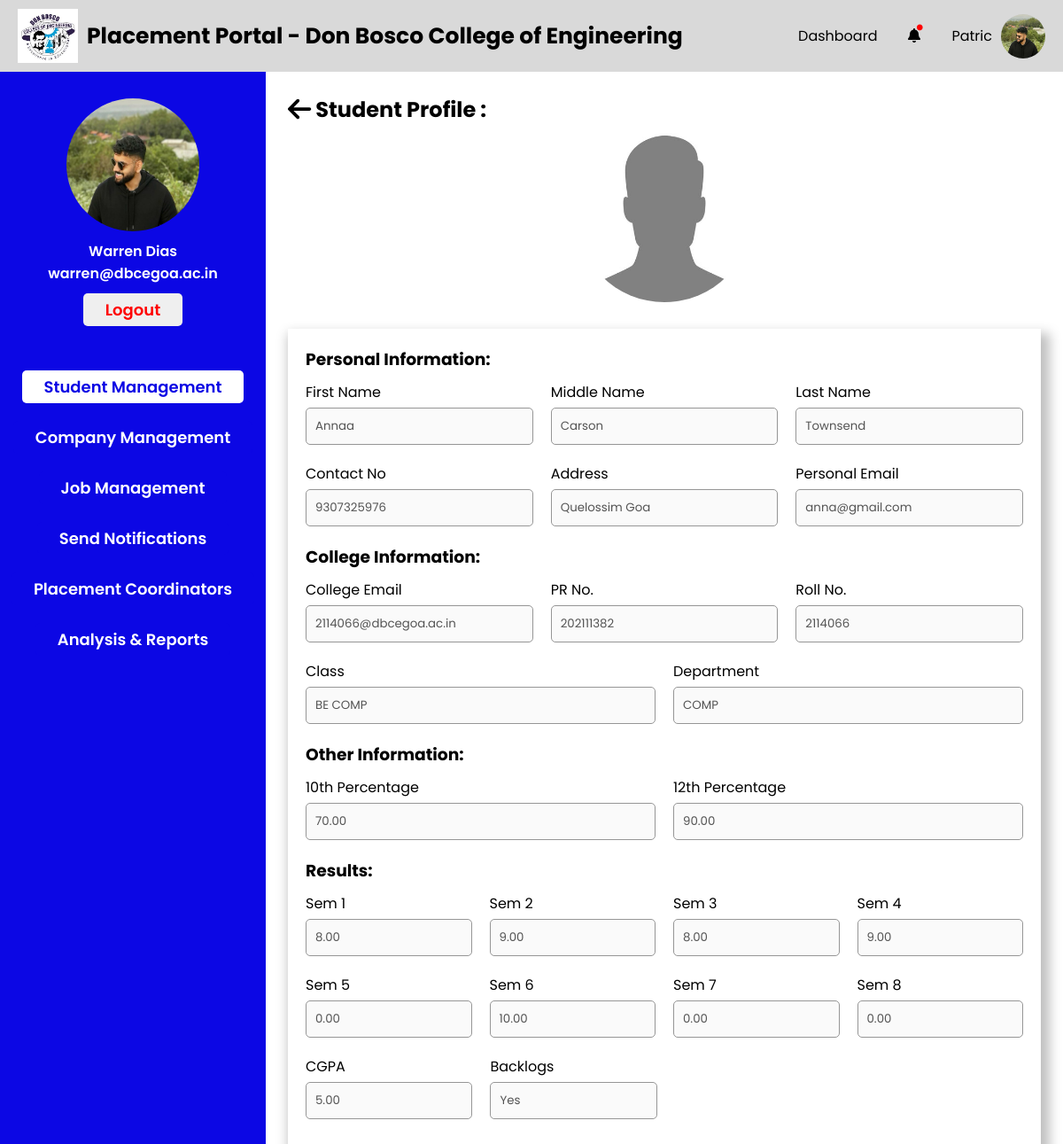
The app's page /PlacementCoordinator/student-management-view-student.php?semail=2114066@dbcegoa.ac.in (signed in) with its own data.
### tables this page shows
CREATE TABLE `placementcoordinator` (
  `PC_Email` varchar(255) NOT NULL,
  `PC_Fname` varchar(255) NOT NULL,
  `PC_Mname` varchar(255) NOT NULL,
  `PC_Lname` varchar(255) NOT NULL,
  `PC_Password` varchar(255) NOT NULL,
  `PC_Contact_no` varchar(20) NOT NULL,
  `PC_Profile_pic` varchar(255) NOT NULL,
  `PC_Dept_id` int(11) DEFAULT NULL,
  `PC_Status` enum('active','inactive') NOT NULL DEFAULT 'active'
);

CREATE TABLE `student` (
  `S_College_Email` varchar(255) NOT NULL,
  `S_Fname` varchar(255) NOT NULL,
  `S_Mname` varchar(255) NOT NULL,
  `S_Lname` varchar(255) NOT NULL,
  `S_Personal_Email` varchar(255) NOT NULL,
  `S_Address` text NOT NULL,
  `S_Phone_no` varchar(20) NOT NULL,
  `S_Roll_no` varchar(50) NOT NULL,
  `S_PR_No` varchar(50) NOT NULL,
  `S_10th_Perc` decimal(5,2) NOT NULL,
  `S_12th_Perc` decimal(5,2) NOT NULL,
  `S_Password` varchar(255) NOT NULL,
  `S_Resume` varchar(255) NOT NULL,
  `S_Profile_pic` varchar(255) NOT NULL,
  `S_10th_marksheet` varchar(255) NOT NULL,
  `S_12th_marksheet` varchar(255) NOT NULL,
  `S_Class_id` int(11) DEFAULT NULL,
  `S_Year_of_Admission` year(4) NOT NULL,
  `Gender` varchar(1) NOT NULL,
  `PLACED` varchar(10) NOT NULL DEFAULT 'No',
  `registration_complete` tinyint(4) NOT NULL DEFAULT 0
);

CREATE TABLE `class` (
  `Class_id` int(11) NOT NULL,
  `Class_name` varchar(255) NOT NULL,
  `Dept_id` int(11) DEFAULT NULL
);

CREATE TABLE `department` (
  `Dept_id` int(11) NOT NULL,
  `Dept_name` varchar(255) NOT NULL
);

CREATE TABLE `result` (
  `S_College_Email` varchar(255) NOT NULL,
  `Sem1_SGPA` decimal(4,2) NOT NULL DEFAULT 0.00,
  `Sem2_SGPA` decimal(4,2) NOT NULL DEFAULT 0.00,
  `Sem3_SGPA` decimal(4,2) NOT NULL DEFAULT 0.00,
  `Sem4_SGPA` decimal(4,2) NOT NULL DEFAULT 0.00,
  `Sem5_SGPA` decimal(4,2) NOT NULL DEFAULT 0.00,
  `Sem6_SGPA` decimal(4,2) NOT NULL DEFAULT 0.00,
  `Sem7_SGPA` decimal(4,2) NOT NULL DEFAULT 0.00,
  `Sem8_SGPA` decimal(4,2) NOT NULL DEFAULT 0.00,
  `CGPA` decimal(4,2) NOT NULL DEFAULT 0.00,
  `has_backlogs` tinyint(1) DEFAULT 0
);

### PlacementCoordinator/student-management-view-student.php (the view, shortened to what this page needs)
<?php
global $conn;
if (isset($_SESSION["user_type"]) && isset($_SESSION["user_email"])) {
    $fetchStudentQuery = "SELECT S.S_10th_marksheet as marksheet_10, S.S_12th_marksheet as marksheet_12, S.S_10th_Perc as percentage_10, S.S_12th_Perc as percentage_12, S.S_Address as address, S.S_College_Email as cemail, S.S_Fname as fname, S.S_Lname as lname, S.S_Mname as mname, S.S_Personal_Email as pemail, S.S_Phone_no as phoneno, S.S_PR_No as prno, S.S_Resume as resume, S.S_Roll_no as rollno, S.S_Year_of_Admission as yoa, C.Class_name as class, D.Dept_name as department, S.S_Profile_pic as image, R.Sem1_SGPA as sem1, R.Sem2_SGPA as sem2, R.Sem3_SGPA as sem3,R.Sem4_SGPA as sem4,R.Sem5_SGPA as sem5,R.Sem6_SGPA as sem6,R.Sem7_SGPA as sem7,R.Sem8_SGPA as sem8,R.CGPA as cgpa,R.has_backlogs as backs FROM student S INNER JOIN class as C ON C.Class_id = S.S_Class_id INNER JOIN department as D ON D.Dept_id = C.Dept_id INNER JOIN result as R ON R.S_College_Email = S.S_College_Email WHERE S.S_College_Email = ?;";
    $fetchStudent = $conn->prepare($fetchStudentQuery);
    $fetchStudent->bind_param("s",$_GET["semail"]);
    $fetchStudent->execute();
    $result = $fetchStudent->get_result();
    if ($result->num_rows > 0) {
        $StudentInfo = $result->fetch_assoc();
        $StudentFName = htmlspecialchars($StudentInfo['fname']);
        $StudentMName = htmlspecialchars($StudentInfo['mname']);
        $StudentLName = htmlspecialchars($StudentInfo['lname']);
        $StudentAddress = htmlspecialchars($StudentInfo['address']);
        $StudentPercentage_10 = htmlspecialchars($StudentInfo['percentage_10']);
        $StudentPercentage_12 = htmlspecialchars($StudentInfo['percentage_12']);
        $StudentPEmail = htmlspecialchars($StudentInfo['pemail']);
        $StudentCEmail = htmlspecialchars($StudentInfo['cemail']);
        $StudentClass = htmlspecialchars($StudentInfo['class']);
        $StudentDepartment = htmlspecialchars($StudentInfo['department']);
        $StudentImage = htmlspecialchars($StudentInfo['image']);
        $StudentRollNo = htmlspecialchars($StudentInfo['rollno']);
        $StudentPhoneNo = htmlspecialchars($StudentInfo['phoneno']);
        $StudentPRN = htmlspecialchars($StudentInfo['prno']);
        $StudentSem1 = htmlspecialchars($StudentInfo['sem1']);
        $StudentSem2 = htmlspecialchars($StudentInfo['sem2']);
        $StudentSem3 = htmlspecialchars($StudentInfo['sem3']);
        $StudentSem4 = htmlspecialchars($StudentInfo['sem4']);
        $StudentSem5 = htmlspecialchars($StudentInfo['sem5']);
        $StudentSem6 = htmlspecialchars($StudentInfo['sem6']);
        $StudentSem7 = htmlspecialchars($StudentInfo['sem7']);
        $StudentSem8 = htmlspecialchars($StudentInfo['sem8']);
        $StudentCGPA = htmlspecialchars($StudentInfo['cgpa']);
        $StudentBacks = htmlspecialchars($StudentInfo['backs']);
    } else {
    }
} else {
    echo "Session variables not set.";
    exit();
}
?>
<!DOCTYPE html>
<html lang="en">
<head>
    <?php include './head.php' ?>
    <link rel="stylesheet" href="./css/student-management-view-student.css">
</head>
<body>
    <div id="wrapper">
        <?php include './header.php' ?>
        <div class="container">
            <?php include './sidebar.php' ?>
            <div class="main-container">
                <h2 class="main-container-heading"><a href="#" onclick="window.history.back(); return false;"><i class="fa-solid fa-arrow-left fa-lg" style="color: #000000;"></i></a>
                    Student Profile : </h2>
                <?php
                echo '
                <form action="./my-profile.php" method="post" enctype="multipart/form-data" class="profile-image">
                    <img src="../Data/Students/Profile_Images/' . $StudentImage . '" alt="Profile Picture" id="profile-image">
                   <!-- <div class="upload-button-container">
                        <input type="file" name="profile_pic">
                        <button type="submit" name="upload_pic" class="change-picture">Upload Picture</button>
                    </div> -->
                </form>';
                ?>
                <div class="sections">
                    <form action="./my-profile.php" method="post">
                        <h3>Personal Information:</h3>
                        <?php
                        echo '<div class="form-adjust">
                            <div>
                                <label for="fname">First Name</label><br>
                                <input type="text" name="fname" value="' . $StudentFName . '" disabled>
                            </div>
                            <div>
                                <label for="mname">Middle Name</label><br>
                                <input type="text" name="mname" value="' . $StudentMName . '" disabled>
                            </div>
                            <div>
                                <label for="lname">Last Name</label><br>
                                <input type="text" name="lname" value="' . $StudentLName . '" disabled>
                            </div>
                        </div>
                        <div class="form-adjust">
                            <div>
                                <label for="phno">Contact No</label><br>
                                <input type="text" name="phno" value="' . $StudentPhoneNo . '" disabled>
                            </div>
                            <div>
                                <label for="addr">Address</label><br>
                                <input type="text" name="addr" value="' . $StudentAddress . '" disabled>
                            </div>
                            <div>
                                <label for="pemail">Personal Email</label><br>
                                <input type="text" name="pemail" value="' . $StudentPEmail . '" disabled>
                            </div>
                        </div>';
                        ?>
                        <h3>College Information:</h3>
                        <?php
                        echo '<div class="form-adjust">
                            <div>
                                <label for="cemail">College Email</label><br>
                                <input type="text" name="cemail" value="' . $StudentCEmail . '" disabled>
                            </div>
                            <div>
                                <label for="prn">PR No.</label><br>
                                <input type="text" name="prn" value="' . $StudentPRN . '" disabled>
                            </div>
                            <div>
                                <label for="rollno">Roll No.</label><br>
                                <input type="text" name="rollno" value="' . $StudentRollNo . '" disabled>
                            </div>
                        </div>
                        <div class="form-adjust">
                            <div>
                                <label for="class">Class</label><br>
                                <input type="text" name="class" value="' . $StudentClass . '" disabled>
                            </div>
                            <div>
                                <label for="department">Department</label><br>
                                <input type="text" name="department" value="' . $StudentDepartment . '" disabled>
                            </div>
                        </div>
                        <h3>Other Information:</h3>
                        <div class="form-adjust">
                            <div>
                                <label for="per10">10th Percentage</label><br>
                                <input type="number" name="per10" step="0.01" min="0" max="100" value="' . $StudentPercentage_10 . '" disabled>
                            </div>
                            <div>
                                <label for="per12">12th Percentage</label><br>
                                <input type="number" name="per12" step="0.01" min="0" max="100" value="' . $StudentPercentage_12 . '" disabled>
                            </div>
                        </div>';
                        ?>
                        <?php
                        echo '
                        <h3>Results:</h3>
                        <div class="form-adjust">
                            <div>
                                <label for="sem1">Sem 1</label><br>
                                <input type="number" name="sem1" step="0.01" min="0" max="10" value="' . $StudentSem1 . '" disabled>
                            </div>
                            <div>
                                <label for="sem2">Sem 2</label><br>
                                <input type="number" name="sem2" step="0.01" min="0" max="10" value="' . $StudentSem2 . '" disabled>
                            </div>
                            <div>
                                <label for="sem3">Sem 3</label><br>
                                <input type="number" name="sem3" step="0.01" min="0" max="10" value="' . $StudentSem3 . '" disabled>
                            </div>
                            <div>
                                <label for="sem4">Sem 4</label><br>
                                <input type="number" name="sem4" step="0.01" min="0" max="10" value="' . $StudentSem4 . '" disabled>
                            </div>
                        </div>
                        <div class="form-adjust">
                            <div>
                                <label for="sem5">Sem 5</label><br>
                                <input type="number" name="sem5" step="0.01" min="0" max="10" value="' . $StudentSem5 . '" disabled>
                            </div>
                            <div>
                                <label for="sem6">Sem 6</label><br>
                                <input type="number" name="sem6" step="0.01" min="0" max="10" value="' . $StudentSem6 . '" disabled>
                            </div>
                            <div>
                                <label for="sem7">Sem 7</label><br>
                                <input type="number" name="sem7" step="0.01" min="0" max="10" value="' . $StudentSem7 . '" disabled>
                            </div>
                            <div>
                                <label for="sem8">Sem 8</label><br>
                                <input type="number" name="sem8" step="0.01" min="0" max="10" value="' . $StudentSem8 . '" disabled>
                            </div>
                        </div>
                        <div class="form-adjust cgpa">
                            <div>
                                <label for="cgpa">CGPA</label><br>
                                <input type="number" name="cgpa" step="0.01" min="0" max="10" value="' . $StudentCGPA . '" step="0.01" min="0" max="10" disabled>
                            </div>
                            <div>
                                <label for="backs">Backlogs</label><br>';
                        if ($StudentBacks == "0") {
                            echo '<input type="text" value="No" disabled>
                        </div>
                        </div>';
                        } else {
                            echo '<input type="text" value="Yes" disabled>
                        </div>
                        </div>';
                        }
                        ?>
                    </form>
                </div>
            </div>
        </div>
    </div>
</body>
</html>

### PlacementCoordinator/sidebar.php (shortened to what this page needs)
<?php
global $conn;
if (isset($_SESSION["user_type"]) && isset($_SESSION["user_email"])) {
    $useremail = $_SESSION["user_email"];
    $fetchStudentQuery = "SELECT PC_Email,PC_Fname,PC_Lname,PC_Profile_pic from placementcoordinator
WHERE PC_Email= ?;";
    $fetchStudent = $conn->prepare($fetchStudentQuery);
    $fetchStudent->bind_param("s", $useremail);
    $fetchStudent->execute();
    $result = $fetchStudent->get_result();
    if ($result->num_rows > 0) {
        $userInfo = $result->fetch_assoc();
        $userName = htmlspecialchars($userInfo['PC_Fname'] . ' ' . $userInfo['PC_Lname']);
        $userProfilePic = htmlspecialchars($userInfo['PC_Profile_pic']);
        $userEmail = htmlspecialchars($useremail);
        echo '<div class="side-bar-container">
    <div class="fixed-container">
        <div class="top-container">
            <img src="../Data/Placement_Coordinators/Profile_Images/'.$userProfilePic.'" alt="">
            <p>'.$userName.'</p>
            <p>'.$userEmail.'</p>
            <a href="../logout.php"><button id="logout">Logout</button></a>
        </div>
        <div class="bottom-container">
            <a href="./student-management.php"><button id="studentmanagement">Student Management</button></a>
            <a href="./company.php"><button id="companymanagement">Company Management</button></a>
            <a href="./job-management.php"><button id="jobmanagement">Job Management</button></a>
            <a href="./notifications.php"><button id="notifications">Send Notifications</button></a>
            <a href="./Placement-Coordinator.php"><button id="placementcoordinator">Placement Coordinators</button></a>
            <a href="./analysis-and-report.php"><button id="analysisreport">Analysis & Reports</button></a>
        </div>
    </div>
</div>';
} else {
    }
} else {
    echo "Session variables not set.";
}

### records on screen
placementcoordinator: PC_Profile_pic (picture), userName "Warren Dias"
student: S_Profile_pic (placeholder picture), fname "Annaa", mname "Carson", lname "Townsend", phno "9307325976", addr "Quelossim Goa", pemail "anna@gmail.com", cemail "2114066@dbcegoa.ac.in", prn "202111382", rollno "2114066", class "BE COMP", department "COMP", per10 "70.00", per12 "90.00", sem1 "8.00", sem2 "9.00", sem3 "8.00", sem4 "9.00", sem5 "0.00", sem6 "10.00", sem7 "0.00", sem8 "0.00", cgpa "5.00"

### other values on screen
$userEmail "warren@dbcegoa.ac.in"
